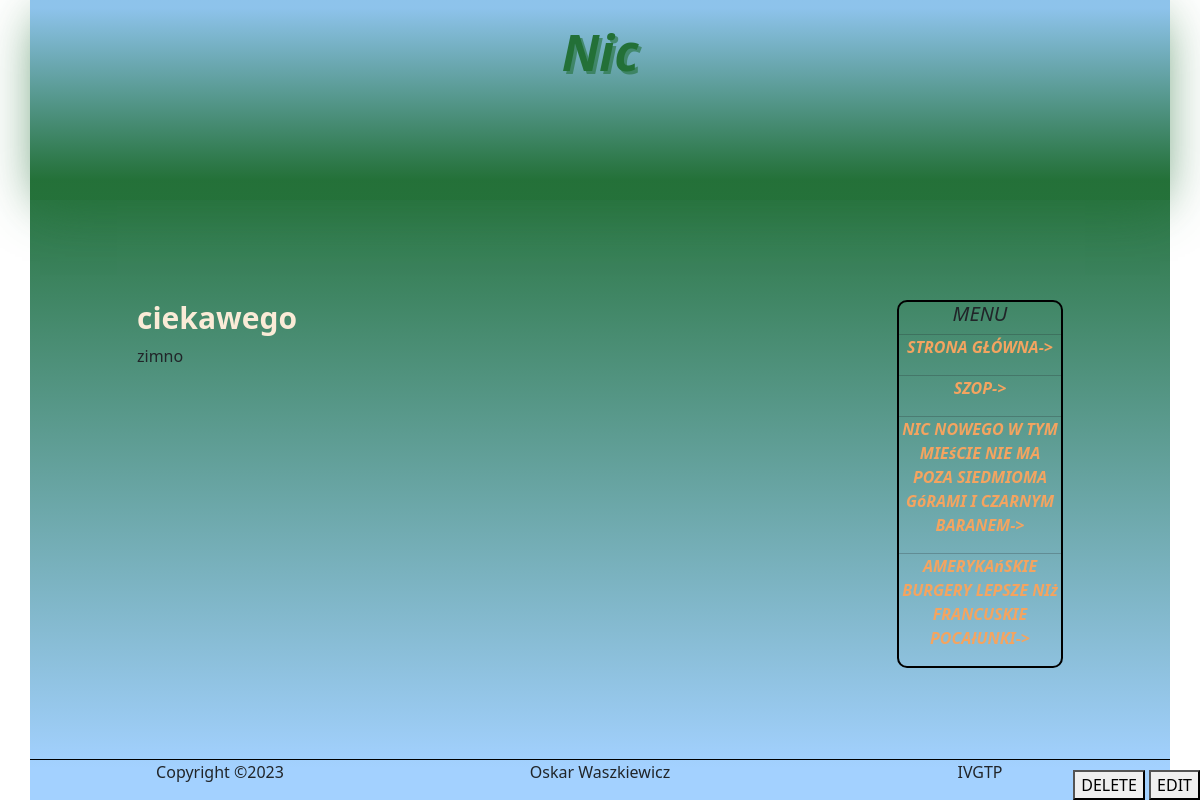
/templatePage.php?id=2, run on the app's committed database.
### tables this page shows
CREATE TABLE "Pages" (
	"id"	INTEGER NOT NULL UNIQUE,
	"title"	TEXT NOT NULL,
	"subtitle"	TEXT,
	"content"	TEXT,
	"color"	TEXT,
	PRIMARY KEY("id" AUTOINCREMENT)
);

### templatePage.php (the view, shortened to what this page needs)
<?php
include("./Scripts/php/connectToDb.php");
$query = $db->query("SELECT * FROM `Pages`");
$rowsAll = $query -> fetchAll(PDO::FETCH_ASSOC);
$query = $db->query("SELECT * FROM `Pages` WHERE id=".$_GET["id"]."");
$rows = $query -> fetchAll(PDO::FETCH_ASSOC);
?>
<!DOCTYPE html>
<html lang="pl">
    <head>
        <link rel="stylesheet" href="./Source/HomePageContent/PageCss/style.css">
        <link href="https://cdn.jsdelivr.net/npm/bootstrap@5.3.0-alpha1/dist/css/bootstrap.min.css" rel="stylesheet">
    </head>
    <body>
        <div class="container" style="background-image: linear-gradient(<?php print ($rows[0]["color"]) ?> 20%, rgba(153, 204, 255, 0.9) 96%)">
            <div class="row">
                <div class="col-12 banner" style="background-image: linear-gradient(rgba(153, 204, 255, 0.9) 4%, <?php print ($rows[0]["color"]."cc") ?> 90%); box-shadow: 0px 10px 50px -10px <?php print ($rows[0]["color"]."cc") ?>;">
                    <h1 class="title" style="color: <?php print $rows[0]["color"] ?>; text-shadow: 3px 3px <?php print ($rows[0]["color"]."99") ?>"><?php print $rows[0]["title"] ?></h1>
                </div>
            </div>
            <div class="row pb-5">
                <div class="col-7 offset-1">
                    <div class="content">
                        <h3 class="subtitle"><?php print $rows[0]["subtitle"] ?></h3>
                        <p class="textArea" id="textArea"><?php print $rows[0]["content"] ?></p>
                    </div>
                </div>
                <div class="col-2 offset-1">
                    <div class="menu">
                        <h5>MENU</h5>
                            <hr style="margin: 0">
                            <p><a href="index.php" class="menuLink">STRONA GŁÓWNA-></a></p>
                            <?php
                            $maxNumber = 3;
                            for($i = 0; $i < $maxNumber; $i++) {
                                if(isset($rowsAll[$i]["title"])){
                                    if($rowsAll[$i]["id"]==$_GET["id"]){
                                        $maxNumber++;
                                        continue;
                                    }
                                    echo '
                                        <hr style="margin: 0">
                                        <p><a href="templatePage.php?id='.$rowsAll[$i]["id"].'" class="menuLink">'.strtoupper($rowsAll[$i]["title"]).'-></a></p>
                                    ';
                                }
                            }
                            ?>
                    </div>
                </div>
            </div>
            <div class="row footer">
                <p class="col-4">
                    Copyright &copy;2023
                </p>
                <p class="col-4">
                    Oskar Waszkiewicz
                </p>
                <p class="col-4">
                    IVGTP
                </p>
            </div>
        </div>
        <div class="workingButtons">
            <button data-bs-toggle="modal" data-bs-target="#deleteModal">DELETE</button>
            <button data-bs-toggle="modal" data-bs-target="#changeModal">EDIT</button>
        </div>
    </body>
</html>

### Source/HomePageContent/PageCss/style.css (style rules this page uses)
.container { min-height: 100vh; position: relative; background-image: linear-gradient(rgb(51, 100, 100) 20%, rgba(153, 204, 255, 0.9) 96%); }
.banner { height: 200px; background-image: linear-gradient(rgba(153, 204, 255, 0.9) 4%, rgba(51, 102, 102, 0.8) 90%); box-shadow: 0px 10px 50px -10px rgba(51, 102, 102, 0.8); }
.title { font-weight: bolder; font-style: italic; font-family: 'Segoe UI', Tahoma, Geneva, Verdana, sans-serif; font-size: 50px; text-align: center; margin-top: 2%; color: rgb(29, 71, 54); text-shadow: 3px 3px hsla(156, 42%, 20%, 0.6); }
.subtitle { color: antiquewhite; font-weight: bolder; font-family: 'Segoe UI', Tahoma, Geneva, Verdana, sans-serif; font-size: 30px; }
.content { margin-top: 100px; }
.menu { min-height: 200px; border: black 2px solid; border-radius: 10px; margin-top: 100px; text-align: center; font-weight: bolder; font-style: italic; }
.menuLink { text-decoration: none; color: sandybrown; }
.footer { text-align: center; border-top: 1px black solid; position: absolute; bottom: 0; width: 100%; }
.workingButtons { position:absolute; bottom:0; right:0; }

### data on the page
pages: title "Nic", subtitle "ciekawego", content "zimno"
pages: title "SZOP"
pages: title "NIC NOWEGO W TYM MIEśCIE NIE MA POZA SIEDMIOMA GóRAMI I CZARNYM BARANEM"
pages: title "AMERYKAńSKIE BURGERY LEPSZE NIż FRANCUSKIE POCAłUNKI"
